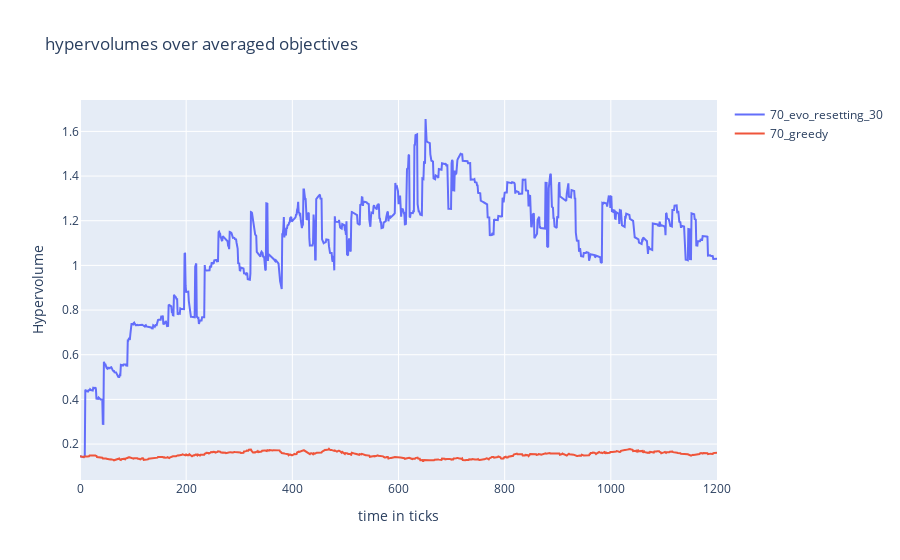
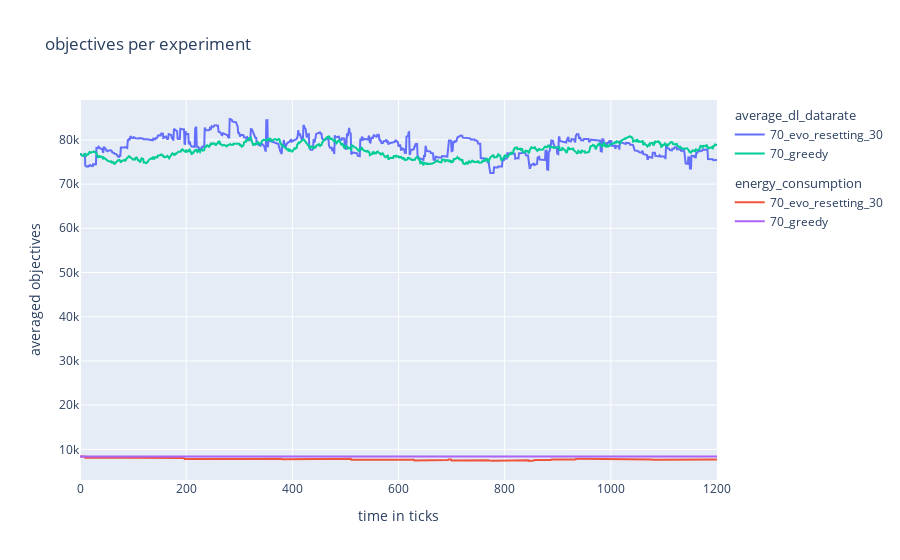
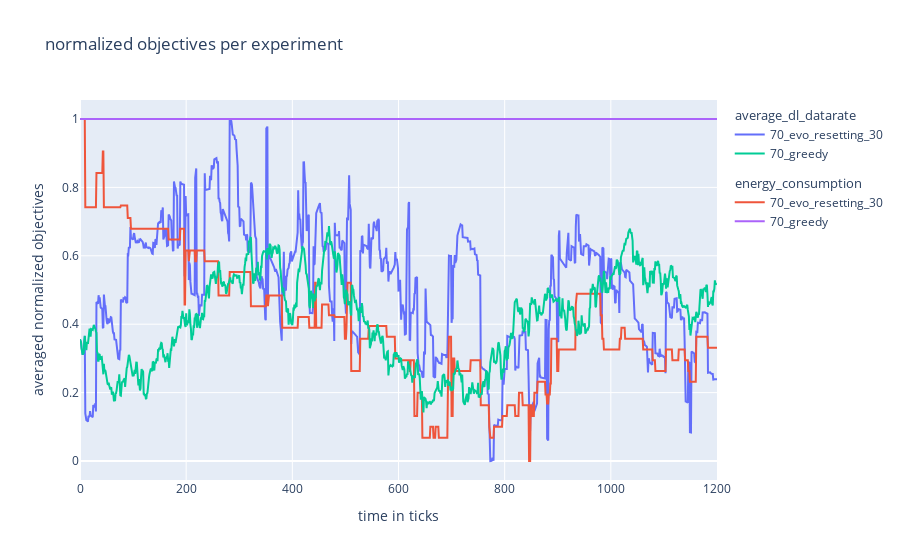

Write notebook code for charts like these, in order.
### Code cell
##################
# plots for comparing experiments
##################

## hyper volume plot


fig1 = go.Figure()
fig1.update_layout(
    title="hypervolumes over averaged objectives",
    xaxis_title="time in ticks",
    yaxis_title="Hypervolume")


## add experiment hypervolumes 
for index, value in enumerate(hypervolume_list):
    fig1.add_trace(
        go.Scatter(
            x=time_and_frames_list[:, 1],
            y=value,
            mode='lines',
            name= f"{str(configuration_names[index])}",
        ))


## objective  plot
fig2 = go.Figure()

fig2.update_layout(
    title= "objectives per experiment",
    xaxis_title="time in ticks",
    yaxis_title="averaged objectives"
    )
for index, _ in enumerate(objective_1_list):
    fig2.add_trace(
        go.Scatter(
            x=time_and_frames_list[:, 1],
            y=objective_1_list[index],
            name=str(configuration_names[index]),
            mode='lines',
            legendgroup="average_dl_datarate",
            legendgrouptitle_text="average_dl_datarate"
        ))
    fig2.add_trace(
        go.Scatter(
            x=time_and_frames_list[:, 1],
            y=objective_2_list[index],
            name=str(configuration_names[index]),
            mode='lines',
            legendgroup="energy_consumption",
            legendgrouptitle_text="energy_consumption"
        ))


## normalized objective plot

fig3 = go.Figure()

fig3.update_layout(
    title= "normalized objectives per experiment",
    xaxis_title="time in ticks",
    yaxis_title="averaged normalized objectives"
    )

for index, _ in enumerate(objective_1_normalized_list):
    fig3.add_trace(
        go.Scatter(
            x=time_and_frames_list[:, 1],
            y=objective_1_normalized_list[index],
            name=str(configuration_names[index]),
            mode='lines',
            legendgroup="average_dl_datarate",
            legendgrouptitle_text="average_dl_datarate"
        ))
    fig3.add_trace(
        go.Scatter(
            x=time_and_frames_list[:, 1],
            y=objective_2_normalized_list[index],
            name=str(configuration_names[index]),
            mode='lines',
            legendgroup="energy_consumption",
            legendgrouptitle_text="energy_consumption"
        ))

fig1.show()
fig2.show()
fig3.show()

### Figure 1 — Plotly figure (JSON) as saved in the notebook; plotly's stock layout.template omitted (floating-point values rounded to 4 significant figures; data arrays with more than 128 entries replaced by an {"elided": "..."} marker saying what was removed)
{"data": [{"mode": "lines", "name": "70_evo_resetting_30", "type": "scatter", "x": {"elided": "1201 int values"}, "y": {"elided": "1201 float values"}}, {"mode": "lines", "name": "70_greedy", "type": "scatter", "x": {"elided": "1201 int values"}, "y": {"elided": "1201 float values"}}], "layout": {"title": {"text": "hypervolumes over averaged objectives"}, "xaxis": {"title": {"text": "time in ticks"}}, "yaxis": {"title": {"text": "Hypervolume"}}}}

### Figure 2 — Plotly figure (JSON) as saved in the notebook; plotly's stock layout.template omitted (floating-point values rounded to 4 significant figures; data arrays with more than 128 entries replaced by an {"elided": "..."} marker saying what was removed)
{"data": [{"legendgroup": "average_dl_datarate", "legendgrouptitle": {"text": "average_dl_datarate"}, "mode": "lines", "name": "70_evo_resetting_30", "type": "scatter", "x": {"elided": "1201 int values"}, "y": {"elided": "1201 float values"}}, {"legendgroup": "energy_consumption", "legendgrouptitle": {"text": "energy_consumption"}, "mode": "lines", "name": "70_evo_resetting_30", "type": "scatter", "x": {"elided": "1201 int values"}, "y": {"elided": "1201 float values"}}, {"legendgroup": "average_dl_datarate", "legendgrouptitle": {"text": "average_dl_datarate"}, "mode": "lines", "name": "70_greedy", "type": "scatter", "x": {"elided": "1201 int values"}, "y": {"elided": "1201 float values"}}, {"legendgroup": "energy_consumption", "legendgrouptitle": {"text": "energy_consumption"}, "mode": "lines", "name": "70_greedy", "type": "scatter", "x": {"elided": "1201 int values"}, "y": {"elided": "1201 float values"}}], "layout": {"title": {"text": "objectives per experiment"}, "xaxis": {"title": {"text": "time in ticks"}}, "yaxis": {"title": {"text": "averaged objectives"}}}}

### Figure 3 — Plotly figure (JSON) as saved in the notebook; plotly's stock layout.template omitted (floating-point values rounded to 4 significant figures; data arrays with more than 128 entries replaced by an {"elided": "..."} marker saying what was removed)
{"data": [{"legendgroup": "average_dl_datarate", "legendgrouptitle": {"text": "average_dl_datarate"}, "mode": "lines", "name": "70_evo_resetting_30", "type": "scatter", "x": {"elided": "1201 int values"}, "y": {"elided": "1201 float values"}}, {"legendgroup": "energy_consumption", "legendgrouptitle": {"text": "energy_consumption"}, "mode": "lines", "name": "70_evo_resetting_30", "type": "scatter", "x": {"elided": "1201 int values"}, "y": {"elided": "1201 float values"}}, {"legendgroup": "average_dl_datarate", "legendgrouptitle": {"text": "average_dl_datarate"}, "mode": "lines", "name": "70_greedy", "type": "scatter", "x": {"elided": "1201 int values"}, "y": {"elided": "1201 float values"}}, {"legendgroup": "energy_consumption", "legendgrouptitle": {"text": "energy_consumption"}, "mode": "lines", "name": "70_greedy", "type": "scatter", "x": {"elided": "1201 int values"}, "y": {"elided": "1201 int values"}}], "layout": {"title": {"text": "normalized objectives per experiment"}, "xaxis": {"title": {"text": "time in ticks"}}, "yaxis": {"title": {"text": "averaged normalized objectives"}}}}
